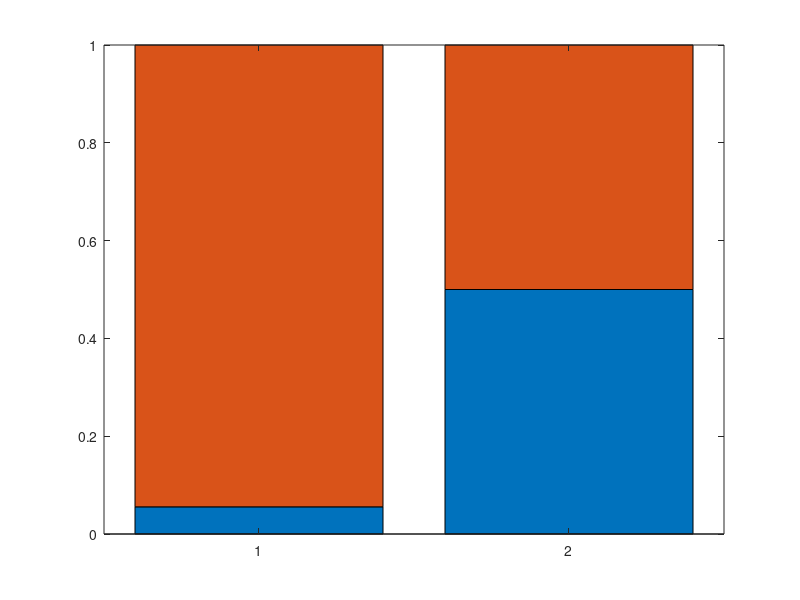

Here is the MATLAB script that generated this plot: (Note: this script raises an error after producing the figure.)
input = [1/18 17/18; 2/4 2/4];
X = [1 2];
N = [18 4];
b = bar(input, 'stacked');
[h,p, chi2stat,df] = prop_test(X , N, false);
suptitle(sprintf('chi2=%.4f', p));
set(gca, 'xTickLabel', {'Striosomal', 'Matrix'});
legend('Gain', 'SNR');
